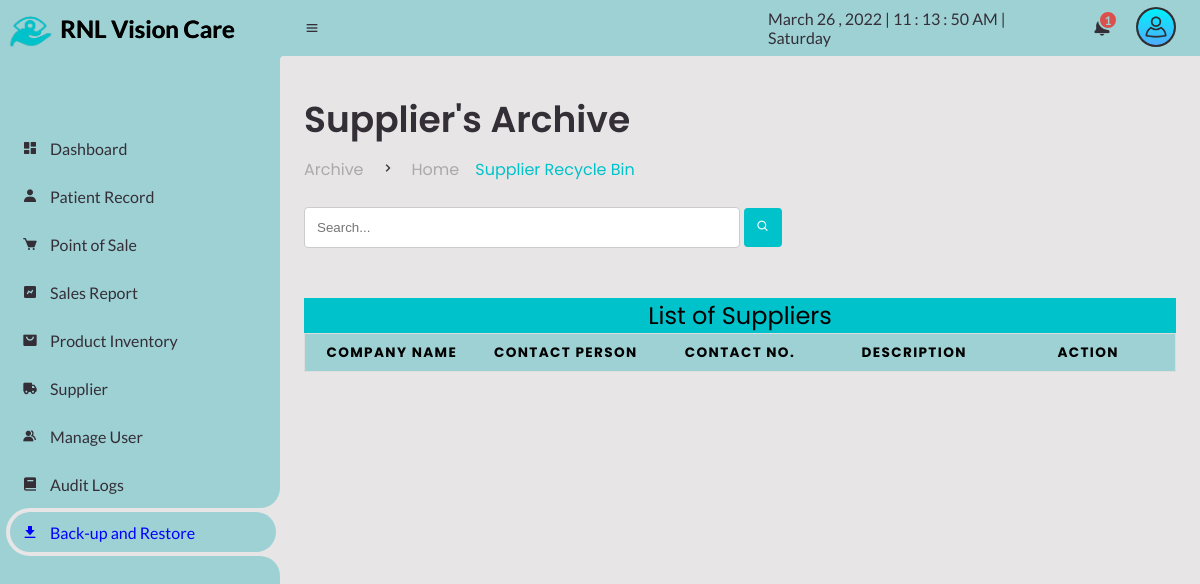
The app's page /Admin/supplier_archive.php (signed in), older data.
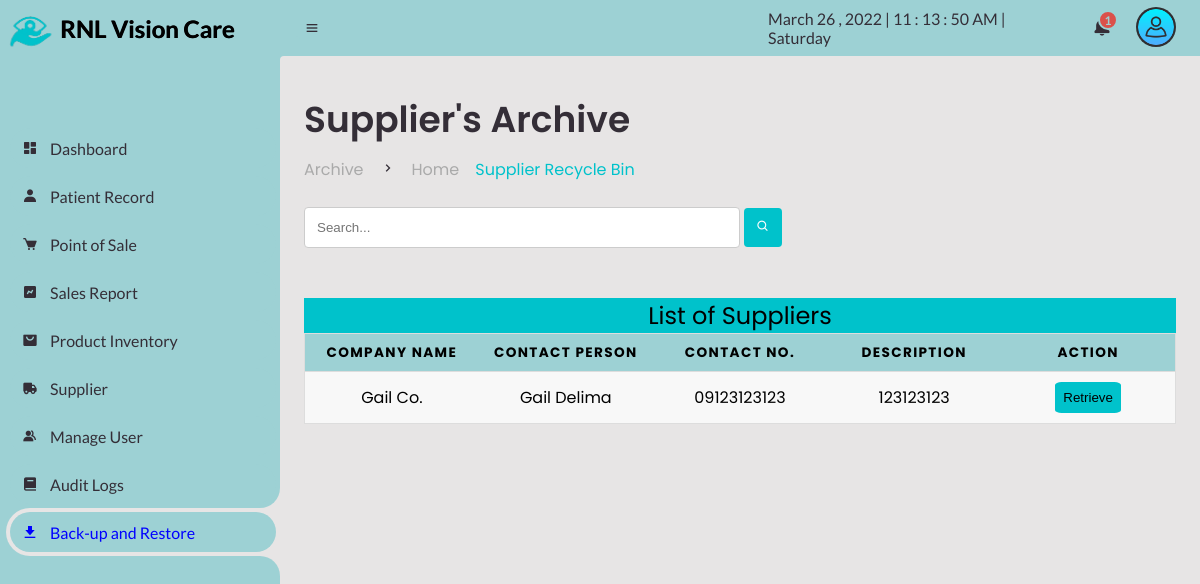
The same page, newer data.
### tables this page shows
CREATE TABLE `archive_supplier` (
  `supp_id` int(255) NOT NULL AUTO_INCREMENT,
  `supp_cname` varchar(255) NOT NULL,
  `supp_contactperson` varchar(255) NOT NULL,
  `supp_contact` varchar(255) NOT NULL,
  `supp_email` varchar(255) NOT NULL,
  `supp_desc` varchar(255) NOT NULL,
  PRIMARY KEY (`supp_id`)
);

### Admin/supplier_archive.php (the view, shortened to what this page needs)
<?php
include("session.php");
function createRandomPassword() {
	$chars = "003232303232023232023456789";
	$i = 0;
	$pass = '' ;
	while ($i <= 7) {
		$num = rand() % 33;
		$tmp = substr($chars, $num, 1);
		$pass = $pass . $tmp;
		$i++;
	}
	return $pass;
}
$finalcode='RS-'.createRandomPassword();
?>
<!DOCTYPE html>
<html lang="en">
<head>
	<link href='https://unpkg.com/boxicons@2.0.9/css/boxicons.min.css' rel='stylesheet'>
	<link rel="stylesheet" href="css\sys_style.css">
</head>
<body>
	<section id="sidebar">
		<a href="point-of-sale.php" class="brand">
			<img src="images\logo.png" alt="" width="60px;">
			<span class="text" style="text-shadow:0.5px 0px #000; color: black;">RNL Vision Care</span>
		</a>
		<ul class="side-menu top">
			<li>
				<a href="dashboard.php">
					<i class='bx bxs-dashboard' ></i>
					<span class="text">Dashboard</span>
				</a>
			</li>
			<li>
				<a href="patient-record.php">
					<i class='bx bxs-user' ></i>
					<span class="text">Patient Record</span>
				</a>
			</li>
			<li>
				<a href="point-of-sale.php?id=cash&invoice=<?php echo $finalcode ?>">
					<i class='bx bxs-cart' ></i>
					<span class="text">Point of Sale</span>
				</a>
			</li>
			<li>
				<a href="sales-report.php">
					<i class='bx bxs-chart' ></i>
					<span class="text">Sales Report</span>
				</a>
			</li>
			<li>
				<a href="product.php">
					<i class='bx bxs-shopping-bag-alt' ></i>
					<span class="text">Product Inventory</span>
				</a>
			</li>
			<li>
				<a href="supplier.php">
					<i class='bx bxs-truck' ></i>
					<span class="text">Supplier</span>
				</a>
			</li>
			<li>
				<a href="manage-user.php">
					<i class='bx bxs-group' ></i>
					<span class="text">Manage User</span>
				</a>
			</li>
			<li>
				<a href="audit.php">
					<i class='bx bxs-book' ></i>
					<span class="text">Audit Logs</span>
				</a>
			</li>
			<li class = "active">
				<a href="archive.php">
					<i class='bx bxs-download' ></i>
					<span class="text">Back-up and Restore</span>
				</a>
			</li>
		</ul>
	</section>
	<section id="content">
		<nav>
			<i class='bx bx-menu' ></i>
			<div id="digital-clock"></div>
			<div class="dropdown2">
			<a href="#" class="notification">
				<span class="num">
				<?php
				$query = mysqli_query($conn, "SELECT COUNT(*) as total from client_inquiries WHERE inquiries_status = '2'");
					while($result=mysqli_fetch_array($query)){
					echo $result['total'];
				}
				?>
						  </span>
			</a>
					<?php
			   require_once("../db/notification/notifdisplay.php");
            ?>
			</div>
			<div class="dropdown1">
			<img src="img\user.png" alt="" width="40px" class="userlogo">
			</div>
		</nav>
		<main>
			<div class="head-title">
				<div class="left">
					<h1>Supplier's Archive</h1>
					<ul class="breadcrumb">
						<li>
							<a href="archive.php">Archive</a>
						</li>
						<li><i class='bx bx-chevron-right' ></i></li>
						<li>
							<a  href="archive.php">Home</a>
						</li>
                        <li>
							<a class="active" href="archive.php">Supplier Recycle Bin</a>
						</li>
					</ul>
				</div>
			</div><br>
			<form method="post">
						<input type="text" name="txtsearch" id="txtsearch" placeholder="Search..." autocomplete="off" style="padding: 12px;border: 1px solid #ccc;border-radius: 4px;font-family: var(poppins); width: 50%;">
						<button  id="btnsearch" name="" class="page" style="cursor: pointer;"><i class='bx bx-search' ></i></button>
			</form>
			<div>
				<div>
<div id="printing">
					<table>
<caption>List of Suppliers</caption>
     <thead>
     	<tr>
         <th>Company Name</th>
		 <th>Contact Person</th>
     	 <th>Contact No.</th>
		 <th>Description</th>
		 <th>Action</th>
     	</tr>
     </thead>
     <tbody>
	 <?php
     	$limit=25;
        $page=isset($_GET['page']) ? $_GET['page']:1;
        $start=($page-1)*$limit;
     	if (isset($_POST['btnsearch'])) {
        $sql1 = "SELECT * FROM `archive_supplier` WHERE `supp_cname` LIKE '%$search%' OR `supp_contactperson` LIKE'%$search%'  LIMIT $start, $limit ";
        	}
        else{
        		$sql1 = "SELECT * FROM `archive_supplier` LIMIT $start, $limit ";
        	}
     	  $result1 = $conn->query($sql1);
  			if($result1->num_rows > 0){
  				while($row = $result1 -> fetch_assoc()){
     	?>
     	  <tr>
     	  	<td data-label="Company Name" class="namee"><?php echo $row['supp_cname'];?></td>
     	  	<td data-label="Contact Person"><?php echo $row['supp_contactperson'];?></td>
     	  	<td data-label="Contact No."><?php echo $row['supp_contact'];?></td>
			<td data-label="Description"><?php echo $row['supp_desc'];?></td>
			<td data-label="Action"><button class="btn-upd" style="cursor: pointer;" onclick="return confirm('Are you sure you want to retrieve this data?')">Retrieve</button></td>
     	  </tr>
     	 <?php
     	}}
     	?>
     </tbody>
					</div>
					</div>
				<div><br><br>
			</div>
		</main>
		<main>
		</main>
	</section>
</body>
</html>

Row changes from the older to the newer data that the page shows:
added archive_supplier: supp_cname "Gail Co.", supp_contactperson "Gail Delima", supp_contact "09123123123", supp_desc "123123123"
